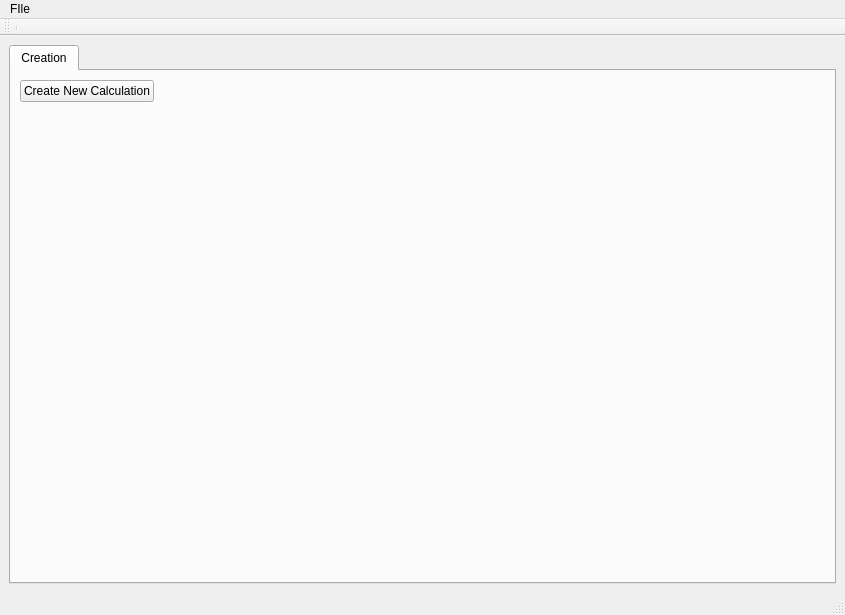
<?xml version="1.0" encoding="UTF-8"?>
<ui version="4.0">
 <class>MainWindow</class>
 <widget class="QMainWindow" name="MainWindow">
  <property name="geometry">
   <rect>
    <x>0</x>
    <y>0</y>
    <width>845</width>
    <height>615</height>
   </rect>
  </property>
  <property name="windowTitle">
   <string>XRS_WIZARD</string>
  </property>
  <widget class="QWidget" name="centralwidget">
   <layout class="QVBoxLayout" name="verticalLayout">
    <item>
     <widget class="QTabWidget" name="viewsTab">
      <property name="acceptDrops">
       <bool>true</bool>
      </property>
      <property name="currentIndex">
       <number>0</number>
      </property>
      <widget class="QWidget" name="globalTab">
       <attribute name="title">
        <string>Creation</string>
       </attribute>
       <layout class="QVBoxLayout" name="verticalLayout_2">
        <item>
         <layout class="QHBoxLayout" name="horizontalLayout_3">
          <item>
           <layout class="QHBoxLayout" name="horizontalLayout_6">
            <item>
             <widget class="QPushButton" name="create_new_calculation">
              <property name="text">
               <string>Create New Calculation</string>
              </property>
             </widget>
            </item>
           </layout>
          </item>
          <item>
           <layout class="QHBoxLayout" name="horizontalLayout_4">
            <item>
             <layout class="QHBoxLayout" name="horizontalLayout_7">
              <item>
               <layout class="QVBoxLayout" name="verticalLayout_6">
                <item>
                 <spacer name="horizontalSpacer">
                  <property name="orientation">
                   <enum>Qt::Horizontal</enum>
                  </property>
                  <property name="sizeHint" stdset="0">
                   <size>
                    <width>40</width>
                    <height>20</height>
                   </size>
                  </property>
                 </spacer>
                </item>
               </layout>
              </item>
             </layout>
            </item>
           </layout>
          </item>
         </layout>
        </item>
        <item>
         <layout class="QVBoxLayout" name="verticalLayout_5">
          <item>
           <spacer name="verticalSpacer">
            <property name="orientation">
             <enum>Qt::Vertical</enum>
            </property>
            <property name="sizeHint" stdset="0">
             <size>
              <width>20</width>
              <height>40</height>
             </size>
            </property>
           </spacer>
          </item>
         </layout>
        </item>
       </layout>
      </widget>
     </widget>
    </item>
   </layout>
  </widget>
  <widget class="QMenuBar" name="menubar">
   <property name="geometry">
    <rect>
     <x>0</x>
     <y>0</y>
     <width>845</width>
     <height>19</height>
    </rect>
   </property>
   <widget class="QMenu" name="menuFIle">
    <property name="title">
     <string>FIle</string>
    </property>
    <addaction name="action_save_parameters"/>
    <addaction name="action_load_start_parameters"/>
    <addaction name="action_load_parameters"/>
    <addaction name="action_load_parametersGuided"/>
    <addaction name="separator"/>
    <addaction name="actionExit"/>
   </widget>
   <addaction name="menuFIle"/>
  </widget>
  <widget class="QStatusBar" name="statusbar"/>
  <widget class="QToolBar" name="toolBar">
   <property name="windowTitle">
    <string>toolBar</string>
   </property>
   <attribute name="toolBarArea">
    <enum>TopToolBarArea</enum>
   </attribute>
   <attribute name="toolBarBreak">
    <bool>false</bool>
   </attribute>
   <addaction name="separator"/>
  </widget>
  <action name="actionLoad">
   <property name="text">
    <string>Load...</string>
   </property>
  </action>
  <action name="actionSelectScanFiles">
   <property name="text">
    <string>Select Scan and files...</string>
   </property>
  </action>
  <action name="actionSpot_detection">
   <property name="text">
    <string>subimage spot detection</string>
   </property>
  </action>
  <action name="actionRegistration">
   <property name="text">
    <string>registration</string>
   </property>
  </action>
  <action name="actionGlobalSpotDetection">
   <property name="text">
    <string>global spot detection</string>
   </property>
  </action>
  <action name="actionShowDatas">
   <property name="text">
    <string>showDatas</string>
   </property>
  </action>
  <action name="actionShowMasks">
   <property name="text">
    <string>showMasks</string>
   </property>
  </action>
  <action name="actionPush_mask_remotely">
   <property name="text">
    <string>push mask remotely</string>
   </property>
  </action>
  <action name="actionWrite_on_file">
   <property name="text">
    <string>write  mask on file</string>
   </property>
  </action>
  <action name="actionLoad_mask_from_file">
   <property name="text">
    <string>load mask from file</string>
   </property>
  </action>
  <action name="actionRemote_load">
   <property name="text">
    <string>remote load</string>
   </property>
  </action>
  <action name="actionWrite_mask_oin_file">
   <property name="text">
    <string>write mask oin file</string>
   </property>
  </action>
  <action name="actionWrite_mask_on_file">
   <property name="text">
    <string>write mask on file</string>
   </property>
  </action>
  <action name="actionWrite_masksDict_on_file">
   <property name="text">
    <string>write masksDict on file</string>
   </property>
  </action>
  <action name="actionLoad_masksDict_from_file">
   <property name="text">
    <string>load masksDict from file</string>
   </property>
  </action>
  <action name="actionExit">
   <property name="text">
    <string>Exit</string>
   </property>
  </action>
  <action name="action_save_parameters">
   <property name="text">
    <string>Save Parameters</string>
   </property>
  </action>
  <action name="actionLoad_image_from_hdf5_file">
   <property name="text">
    <string>load image from hdf5 file</string>
   </property>
  </action>
  <action name="action_load_start_parameters">
   <property name="text">
    <string>Load Start Parameters</string>
   </property>
  </action>
  <action name="actionLoad_maskDict_from_hdf5">
   <property name="text">
    <string>load maskDict from hdf5</string>
   </property>
  </action>
  <action name="action_load_parameters">
   <property name="text">
    <string>Load Parameters</string>
   </property>
  </action>
  <action name="action_load_parametersGuided">
   <property name="text">
    <string>Load Parameters GUIDED</string>
   </property>
  </action>
 </widget>
 <resources/>
 <connections/>
</ui>
